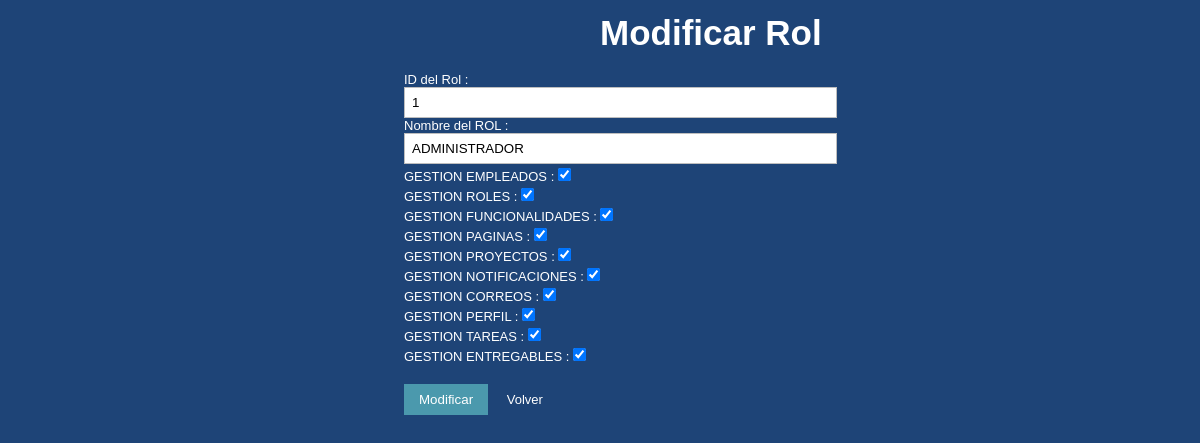
The app's page /et3_iu/Controllers/ROL_Controller.php?ROL_NOM=ADMINISTRADOR&accion=Modificar (signed in) with its own data.
### tables this page shows
CREATE TABLE IF NOT EXISTS `ROL` (
`ROL_ID` int(10) NOT NULL,
  `ROL_NOM` varchar(80) DEFAULT NULL
);

CREATE TABLE IF NOT EXISTS `EMPLEADOS` (
  `EMP_USER` varchar(25) NOT NULL,
  `EMP_PASSWORD` varchar(128) NOT NULL,
  `EMP_NOMBRE` varchar(25) DEFAULT NULL,
  `EMP_APELLIDO` varchar(50) DEFAULT NULL,
  `EMP_EMAIL` varchar(50) DEFAULT NULL,
  `EMP_TIPO` int(10) DEFAULT NULL,
  `EMP_ESTADO` varchar(25) DEFAULT NULL
);

### et3_iu/Controllers/ROL_Controller.php (called while the page is built, shortened)
<?php
include '../Models/ROL_Model.php';
	Switch ($_REQUEST['accion']) {
		case $strings['Modificar']:
			if (!isset($_REQUEST['ROL_ID'])) {
				$rol = new ROL_MODEL($_REQUEST['ROL_NOM'], '');
				$valores = $rol->RellenaDatos();
				if (!tienePermisos('ROL_Modificar')) {
					new Mensaje('No tienes los permisos necesarios', 'ROL_Controller.php');
				} else {
					new ROL_Modificar($valores, 'EMPLEADOS_Controller.php');
				}
			}
			break;
	}
?>

### et3_iu/Models/ROL_Model.php (called while the page is built, shortened)
<?php
include '../Functions/LibraryFunctions.php';
class ROL_MODEL
{
	var $ROL_NOM;
	var $mysqli;
function __construct( $ROL_NOM,$rol_funcionalidades)
{
    $this->ROL_NOM = $ROL_NOM;
}
function ConectarBD()
{
    $this->mysqli = new mysqli("localhost", "iu2016", "iu2016", "IU2016");
}
function RellenaDatos()
{
    $sql = "select ROL_NOM, ROL_ID from ROL where ROL_NOM = '".$this->ROL_NOM."'";
    if (!($resultado = $this->mysqli->query($sql))){
	return 'Error en la consulta sobre la base de datos';
	}
    else{
	$result = $resultado->fetch_array();
	return $result;
	}
}
}
?>

### et3_iu/Functions/LibraryFunctions.php (the view, shortened to what this page needs)
<?php
function createForm2($listFields, $fieldsDef, $strings, $values, $required, $noedit, $rol) {
    foreach ($listFields as $field) {
        for ($i = 0; $i < count($fieldsDef); $i++) {
            if ($field == $fieldsDef[$i]['name'] || $field == $fieldsDef[$i]['value']) {
                switch ($fieldsDef[$i]['type']) {
                    case 'text':
                        if (isset($fieldsDef[$i]['texto'])) {
                            $str = "\t" . $strings[$fieldsDef[$i]['texto']];
                        } else {
                            $str = "\t" . $strings[$fieldsDef[$i]['name']];
                        }
                        $str .= " : <input type = '" . $fieldsDef[$i]['type'] . "'";
                        $str .= " name = '" . $fieldsDef[$i]['name'] . "'";
                        $str .= " size = '" . $fieldsDef[$i]['size'] . "'";
                        if (isset($values[$fieldsDef[$i]['name']])) {
                            $str .= " value = '" . $values[$fieldsDef[$i]['name']] . "'";
                        } else {
                            $str .= " value = '" . $fieldsDef[$i]['value'] . "'";
                        }
                        if (is_bool($required)) {
                            if (!$required) {
                                $str .= ' ';
                            } else {
                                $str .= ' required ';
                            }
                        } else {
                            if (!isset($required[$field])) {
                                $str .= 'required';
                            } else {
                                $str .= '';
                            }
                        }
                        if (is_bool($noedit)) {
                            if ($noedit) {
                                $str .= ' readonly ';
                            }
                        } else {
                            if (isset($noedit[$field])) {
                                if ($noedit[$field]) {
                                    $str .= ' readonly ';
                                }
                            }
                        }
                        $str .= " ><br>\n";
                        echo $str;
                        break;
                    case 'checkbox':
                        $str = "\t" . $fieldsDef[$i]['value'];
                        $str .= " : <input type = '" . $fieldsDef[$i]['type'] . "'";
                        $str .= " name = '" . $fieldsDef[$i]['name'] . "'";
                        $str .= " size = '" . $fieldsDef[$i]['size'] . "'";
                        if (isset($values[$fieldsDef[$i]['name']])) {
                            $str .= " value = '" . $values[$fieldsDef[$i]['name']] . "'";
                        } else {
                            $str .= " value = '" . $fieldsDef[$i]['value'] . "'";
                        }
                        $rolActual = consultarRol($_SESSION['login']);
                        $func = consultarFuncionalidadesRol($rolActual);
                        if ($rol === $rolActual && in_array($field, $func)) {
                            $str .= ' checked ';
                            $str .= ' onclick="javascript: return false;" ';
                        }
                        $str .= " ><br>\n";
                        echo $str;
                        break;
                }
            }
        }
    }
}
                    ?><a style="font-size:20px;" href='../Controllers/EMPLEADO_Controller.php'><?php echo $strings['Gestión de Empleados'] ?></a><br><br>  <?php
                       ?><a style="font-size:20px;" href='../Controllers/CORREO_Controller.php'><?php echo $strings['Gestión de Correos'] ?></a><br><br> <?php
function consultarRol($EMP_USER) {
    $mysqli = new mysqli("localhost", "iu2016", "iu2016", "IU2016");
    $sql = "SELECT EMP_TIPO FROM EMPLEADOS WHERE EMP_USER='" . $EMP_USER . "'";
    $result = $mysqli->query($sql)->fetch_array();
    return $result['EMP_TIPO'];
}
function consultarFuncionalidadesRol($rol) {
    $mysqli = new mysqli("localhost", "iu2016", "iu2016", "IU2016");
    $toret = array();
    $sql = "SELECT FUNCIONALIDAD_NOM FROM FUNCIONALIDAD, ROL_FUNCIONALIDAD WHERE FUNCIONALIDAD.FUNCIONALIDAD_ID=ROL_FUNCIONALIDAD.FUNCIONALIDAD_ID AND ROL_FUNCIONALIDAD.ROL_ID=" . $rol;
    $result = $mysqli->query($sql);
    while ($tupla = $result->fetch_array()) {
        array_push($toret, $tupla['FUNCIONALIDAD_NOM']);
    }
    return $toret;
}
?>

### et3_iu/Styles/styles.css (style rules this page uses)
* { margin: 0; padding: 0; }
.form-style-1 input[type=text], .form-style-1 input[type=date], .form-style-1 input[type=datetime], .form-style-1 input[type=number], .form-style-1 input[type=search], .form-style-1 input[type=time], .form-style-1 input[type=url], .form-style-1 input[type=email], textarea, select { box-sizing: border-box; -webkit-box-sizing: border-box; -moz-box-sizing: border-box; border:1px solid #BEBEBE; padding: 7px; margin:0px; -webkit-transition: all 0.30s ease-in-out; -moz-transition: all 0.30s ease-in-out; -ms-transition: all 0.30s ease-in-out; -o-transition: all 0.30s ease-in-out; outline: none; }
* { margin-top: 4px; }

### records on screen
rol: ROL_ID "ID del Rol", ROL_NOM "Nombre del ROL"
empleados: EMP_TIPO "GESTION EMPLEADOS", EMP_TIPO "GESTION ROLES", EMP_TIPO "GESTION FUNCIONALIDADES", EMP_TIPO "GESTION PAGINAS", EMP_TIPO "GESTION PROYECTOS", EMP_TIPO "GESTION NOTIFICACIONES", EMP_TIPO "GESTION CORREOS", EMP_TIPO "GESTION PERFIL", EMP_TIPO "GESTION TAREAS", EMP_TIPO "GESTION ENTREGABLES"

### other values on screen
$strings['Modificar Rol'] "Modificar Rol"
$strings['Volver'] "Volver"
